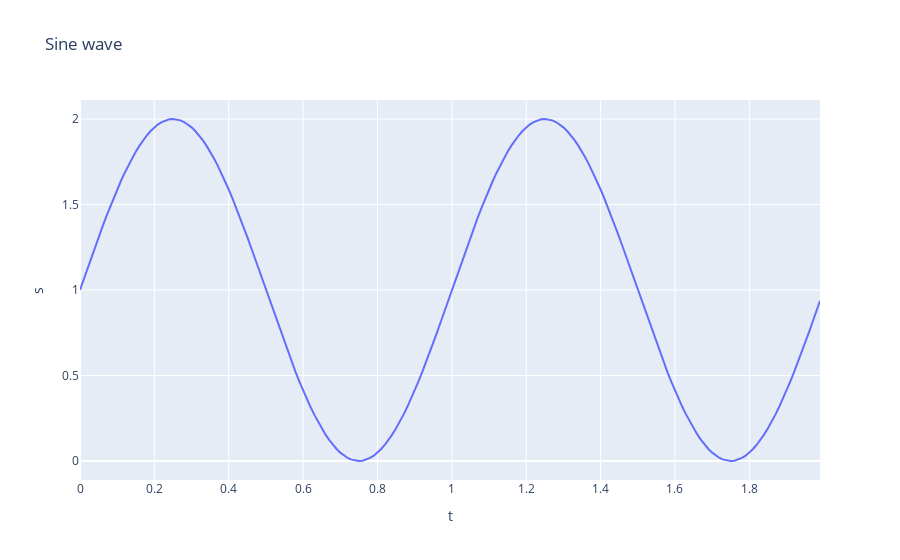

The notebook cell this image was saved under:
### Code cell
# plotly_sin_line_example_pandas
t = np.arange(0.0, 2.0, 0.01)
s = 1 + np.sin(2 * np.pi * t)
df = pd.DataFrame(dict(t=t, s=s))

fig = px.line(df, x="t", y="s", title='Sine wave')
fig.show()

### Figure 1 — Plotly figure (JSON) as saved in the notebook; plotly's stock layout.template omitted (floating-point values rounded to 4 significant figures; data arrays with more than 128 entries replaced by an {"elided": "..."} marker saying what was removed)
{"data": [{"hovertemplate": "t=%{x}<br>s=%{y}<extra></extra>", "legendgroup": "", "line": {"color": "#636efa", "dash": "solid"}, "mode": "lines", "name": "", "orientation": "v", "showlegend": false, "type": "scatter", "x": {"elided": "200 float values"}, "xaxis": "x", "y": {"elided": "200 float values"}, "yaxis": "y"}], "layout": {"legend": {"tracegroupgap": 0}, "title": {"text": "Sine wave"}, "xaxis": {"anchor": "y", "domain": [0, 1], "title": {"text": "t"}}, "yaxis": {"anchor": "x", "domain": [0, 1], "title": {"text": "s"}}}}
